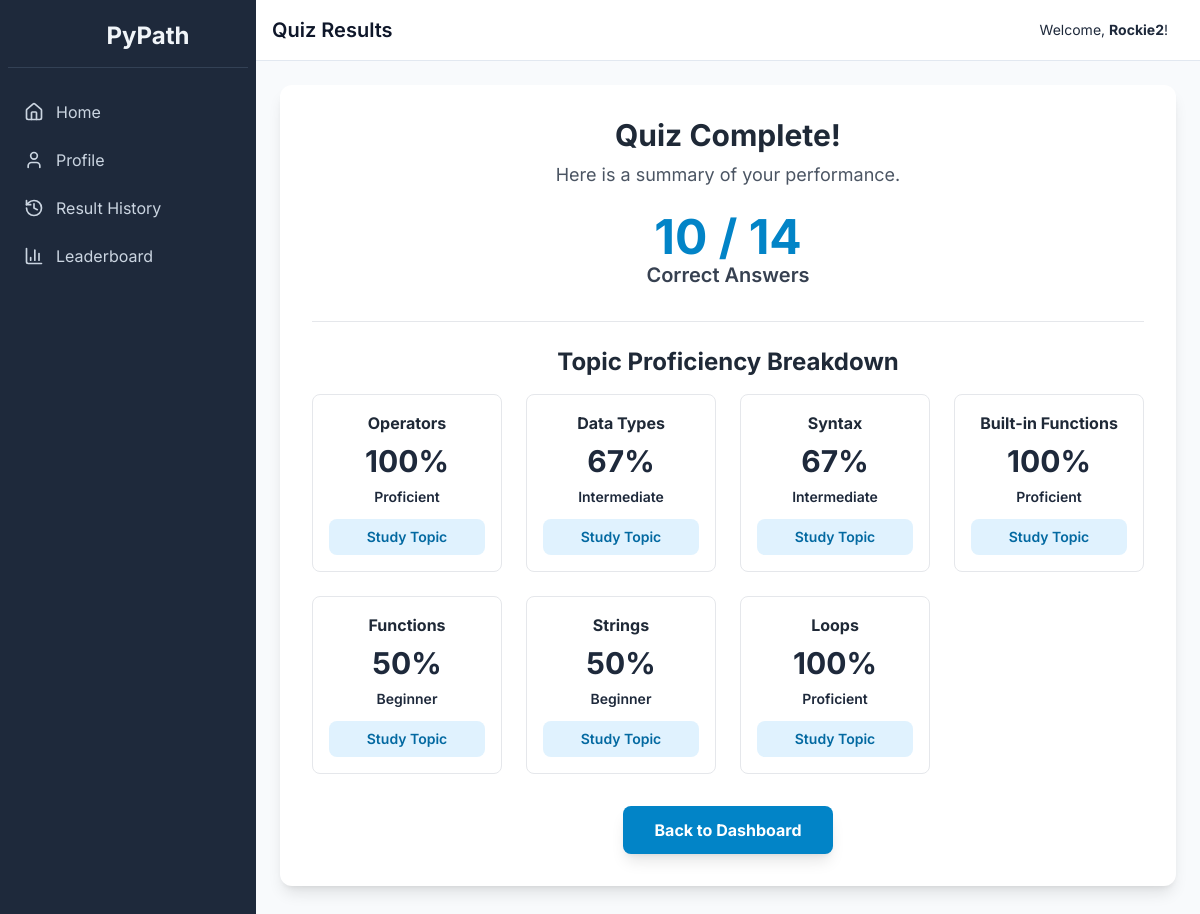
The app's page /results/6 (signed in) with its own data.
### tables this page shows
CREATE TABLE results (
    id INTEGER PRIMARY KEY AUTOINCREMENT,
    user_id INTEGER NOT NULL,
    set_id INTEGER NOT NULL,
    score INTEGER NOT NULL,
    total_questions INTEGER NOT NULL,
    time_start DATETIME NOT NULL,
    timestamp DATETIME DEFAULT CURRENT_TIMESTAMP,
    FOREIGN KEY (user_id) REFERENCES users (id),
    FOREIGN KEY (set_id) REFERENCES question_sets (id)
);

CREATE TABLE student_answers (
    id INTEGER PRIMARY KEY AUTOINCREMENT,
    result_id INTEGER NOT NULL,
    question_id INTEGER NOT NULL,
    user_answer TEXT,
    is_correct INTEGER NOT NULL,
    FOREIGN KEY (result_id) REFERENCES results (id),
    FOREIGN KEY (question_id) REFERENCES questions (id)
);

CREATE TABLE questions (
    id INTEGER PRIMARY KEY AUTOINCREMENT,
    question_text TEXT NOT NULL,
    question_type TEXT NOT NULL DEFAULT 'multiple_choice',
    topic TEXT NOT NULL,
    option_a TEXT,
    option_b TEXT,
    option_c TEXT,
    option_d TEXT,
    correct_answer TEXT,
    correct_code_output TEXT
);

### app.py (the view)
@app.route('/results/<int:result_id>')
def results(result_id):
    if not get_user_id(): return redirect(url_for('login'))
    conn = get_db_connection()
    result = conn.execute('SELECT * FROM results WHERE id = ? AND user_id = ?', (result_id, get_user_id())).fetchone()
    if not result: return "Result not found or you do not have permission to view it.", 404
    proficiency_data = calculate_proficiency(get_user_id(), conn, result_id)
    return render_template('student/results.html', result=result, proficiency=proficiency_data)

### app.py (called while the page is built)
def get_db_connection():
    conn = sqlite3.connect('pypath.db', check_same_thread=False, detect_types=sqlite3.PARSE_DECLTYPES | sqlite3.PARSE_COLNAMES)
    conn.row_factory = sqlite3.Row
    return conn

def get_user_id():
    return session.get('user_id')

def get_proficiency_level(percentage):
    if percentage >= 85: return "Proficient", "text-green-500", "bg-green-500"
    elif percentage >= 60: return "Intermediate", "text-yellow-500", "bg-yellow-500"
    else: return "Beginner", "text-red-500", "bg-red-500"

### templates/student/results.html (shortened to what this page needs)
{% extends "layout.html" %}
{% block header %}Quiz Results{% endblock %}
{% block content %}
<div class="bg-white p-8 rounded-xl shadow-lg text-center max-w-4xl mx-auto">
    <h2 class="text-3xl font-bold text-gray-800 mb-2">Quiz Complete!</h2>
    <p class="text-lg text-gray-600 mb-6">Here is a summary of your performance.</p>
    <div class="mb-8">
        <p class="text-5xl font-bold text-sky-600">{{ result.score }} / {{ result.total_questions }}</p>
        <p class="text-xl font-semibold text-gray-700">Correct Answers</p>
    </div>
    {% if proficiency %}
    <div class="border-t pt-6">
        <h3 class="text-2xl font-bold text-gray-800 mb-4">Topic Proficiency Breakdown</h3>
        <div class="grid grid-cols-1 sm:grid-cols-2 md:grid-cols-3 lg:grid-cols-4 gap-6 text-center">
            {% for item in proficiency %}
            <div class="border border-gray-200 rounded-lg p-4 flex flex-col">
                <h4 class="font-bold text-gray-800">{{ item.topic }}</h4>
                <p class="text-3xl font-bold my-2 {{ item.color }}">{{ item.percentage }}%</p>
                <p class="text-sm font-semibold {{ item.color }} mb-3">{{ item.level }}</p>
                <a href="{{ item.study_link }}" target="_blank" class="mt-auto text-sm w-full text-center bg-sky-100 text-sky-700 font-semibold py-2 px-3 rounded-lg hover:bg-sky-200 transition">
                    Study Topic
                </a>
            </div>
            {% endfor %}
        </div>
    </div>
    {% endif %}
    <a href="{{ url_for('dashboard') }}" class="mt-8 inline-block bg-sky-600 text-white font-bold py-3 px-8 rounded-lg shadow-lg hover:bg-sky-700 transition-transform transform hover:scale-105">
        Back to Dashboard
    </a>
</div>
{% endblock %}

### templates/layout.html (style rules this page uses)
body { font-family: 'Inter', sans-serif; }

### records on screen
results: score "10", total_questions "14"
student_answers: topic "Operators", percentage "100", level "Proficient"
student_answers: topic "Data Types", percentage "67", level "Intermediate"
student_answers: topic "Syntax", percentage "67", level "Intermediate"
student_answers: topic "Built-in Functions", percentage "100", level "Proficient"
student_answers: topic "Functions", percentage "50", level "Beginner"
student_answers: topic "Strings", percentage "50", level "Beginner"
student_answers: topic "Loops", percentage "100", level "Proficient"

### other values on screen
{{ session.first_name or session.username }} "Rockie2"
